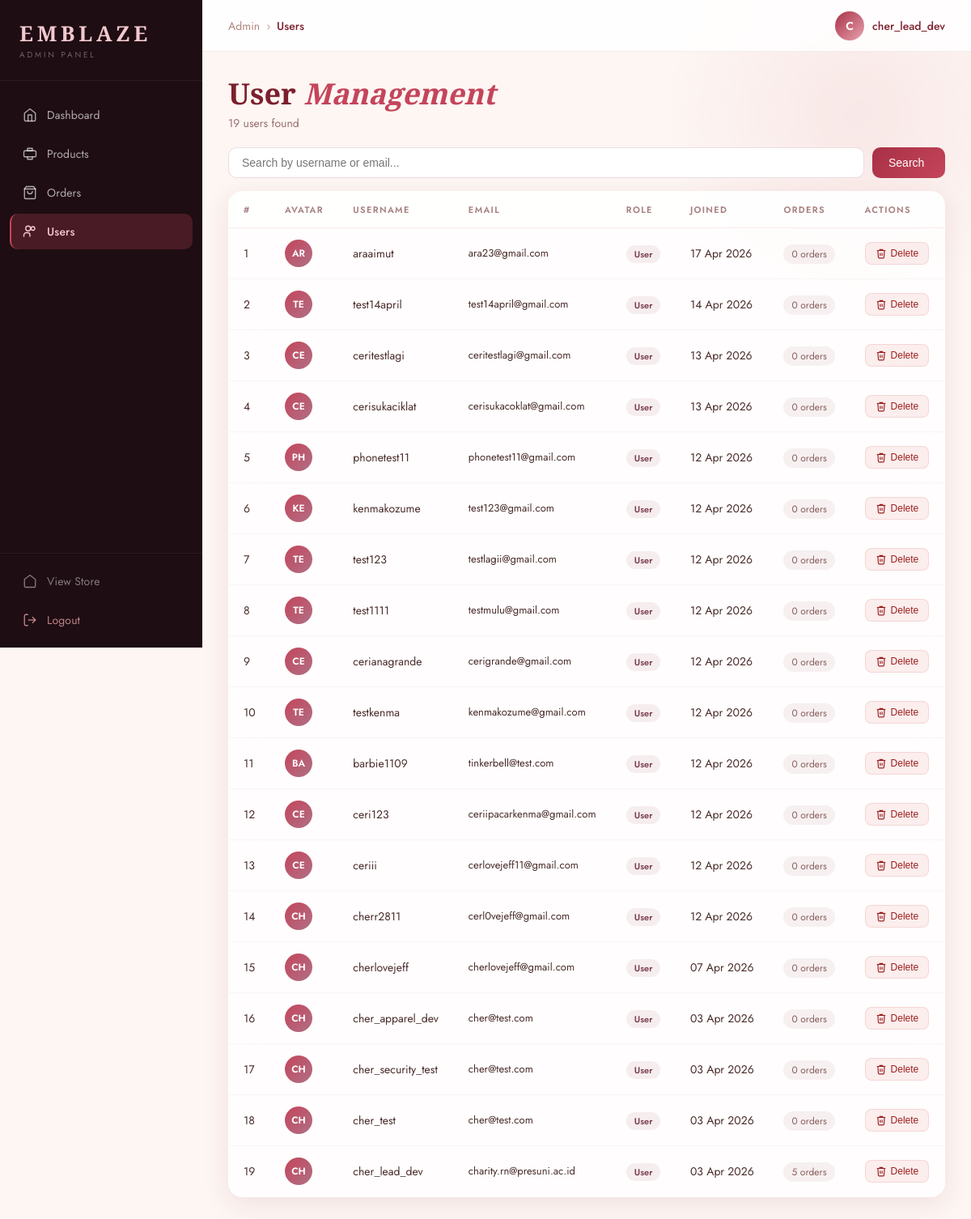
The app's page /frontend/admin/users.php (signed in) with its own data.
### tables this page shows
CREATE TABLE `users` (
  `id` int(11) NOT NULL,
  `username` varchar(50) NOT NULL,
  `password` varchar(255) NOT NULL,
  `email` varchar(100) NOT NULL,
  `created_at` timestamp NOT NULL DEFAULT current_timestamp()
);

### frontend/admin/users.php (the view, shortened to what this page needs)
<?php
include '../../koneksi.php';
$search = trim($_GET['q'] ?? '');
$params = [];
$whereSQL = '';
$stmt = $pdo->prepare("SELECT * FROM users $whereSQL ORDER BY created_at DESC");
$stmt->execute($params);
$users = $stmt->fetchAll(PDO::FETCH_ASSOC);
$totalUsers = count($users);
?>
<!DOCTYPE html>
<html lang="id">
<head>
  <link rel="stylesheet" href="admin.css" />
</head>
<body class="admin-body">
<?php include 'sidebar.php'; ?>
<div class="admin-main">
  <div class="admin-topbar">
    <div class="topbar-left">
      <div class="topbar-breadcrumb">
        <span class="breadcrumb-root">Admin</span>
        <span class="breadcrumb-sep">›</span>
        <span class="breadcrumb-current">Users</span>
      </div>
    </div>
    <div class="topbar-right">
      <div class="admin-avatar-wrap">
        <div class="admin-avatar"><?= strtoupper(substr($_SESSION['admin_name'], 0, 1)) ?></div>
        <span class="admin-name-label"><?= htmlspecialchars($_SESSION['admin_name']) ?></span>
      </div>
    </div>
  </div>
  <div class="page-header">
    <div>
      <h1 class="page-title">User <em>Management</em></h1>
      <p class="page-sub"><?= $totalUsers ?> users found</p>
    </div>
  </div>
  <div class="toolbar-admin">
    <form method="GET" action="users.php" style="display:flex; gap:10px; flex:1">
      <input type="text" name="q" value="<?= htmlspecialchars($search) ?>" class="search-input-admin" placeholder="Search by username or email..." />
      <button type="submit" class="btn-admin-primary" style="min-width:90px">Search</button>
    </form>
  </div>
  <div class="table-card glass-admin">
    <div class="table-wrap">
      <table class="admin-table">
        <thead>
          <tr>
            <th>#</th>
            <th>Avatar</th>
            <th>Username</th>
            <th>Email</th>
            <th>Role</th>
            <th>Joined</th>
            <th>Orders</th>
            <th>Actions</th>
          </tr>
        </thead>
        <tbody>
          <?php if (empty($users)): ?>
            <tr><td colspan="8" class="empty-admin">No users found.</td></tr>
          <?php else: ?>
          <?php foreach ($users as $i => $u):
            $orderCount = $pdo->prepare("SELECT COUNT(*) FROM orders WHERE user_id = ?");
            $orderCount->execute([$u['id']]);
            $oCount = $orderCount->fetchColumn();
          ?>
          <tr>
            <td><?= $i + 1 ?></td>
            <td>
              <div class="user-avatar-mini"><?= strtoupper(substr($u['username'], 0, 2)) ?></div>
            </td>
            <td>
              <div class="user-name-cell"><?= htmlspecialchars($u['username']) ?></div>
            </td>
            <td class="muted-cell"><?= htmlspecialchars($u['email']) ?></td>
            <td>
              <?php if (!empty($u['is_admin']) && $u['is_admin'] == 1): ?>
                <span class="role-badge role-admin">Admin</span>
              <?php else: ?>
                <span class="role-badge role-user">User</span>
              <?php endif; ?>
            </td>
            <td><?= date('d M Y', strtotime($u['created_at'])) ?></td>
            <td>
              <span class="order-count-badge"><?= $oCount ?> orders</span>
            </td>
            <td>
              <?php if (!empty($u['is_admin']) && $u['is_admin'] == 1): ?>
                <span class="muted-cell">— admin —</span>
              <?php else: ?>
                <form method="POST" action="users_action.php" onsubmit="return confirm('Delete user \'<?= addslashes($u['username']) ?>\'? This cannot be undone.')">
                  <button type="submit" class="table-action-btn table-action-delete">
                    <svg width="14" height="14" viewBox="0 0 24 24" fill="none" stroke="currentColor" stroke-width="2"><polyline points="3 6 5 6 21 6"/><path d="M19 6l-1 14a2 2 0 0 1-2 2H8a2 2 0 0 1-2-2L5 6"/><path d="M10 11v6"/><path d="M14 11v6"/><path d="M9 6V4h6v2"/></svg>
                    Delete
                  </button>
                </form>
              <?php endif; ?>
            </td>
          </tr>
          <?php endforeach; ?>
          <?php endif; ?>
        </tbody>
      </table>
    </div>
  </div>
</div>
</body>
</html>

### records on screen
users: username "AR", username "araaimut", email "ara23@gmail.com", created_at "17 Apr 2026", oCount "0"
users: username "TE", username "test14april", email "test14april@gmail.com", created_at "14 Apr 2026", oCount "0"
users: username "CE", username "ceritestlagi", email "ceritestlagi@gmail.com", created_at "13 Apr 2026", oCount "0"
users: username "CE", username "cerisukaciklat", email "cerisukacoklat@gmail.com", created_at "13 Apr 2026", oCount "0"
users: username "PH", username "phonetest11", email "phonetest11@gmail.com", created_at "12 Apr 2026", oCount "0"
users: username "KE", username "kenmakozume", email "test123@gmail.com", created_at "12 Apr 2026", oCount "0"
users: username "TE", username "test123", email "testlagii@gmail.com", created_at "12 Apr 2026", oCount "0"
users: username "TE", username "test1111", email "testmulu@gmail.com", created_at "12 Apr 2026", oCount "0"
users: username "CE", username "cerianagrande", email "cerigrande@gmail.com", created_at "12 Apr 2026", oCount "0"
users: username "TE", username "testkenma", email "kenmakozume@gmail.com", created_at "12 Apr 2026", oCount "0"
users: username "BA", username "barbie1109", email "tinkerbell@test.com", created_at "12 Apr 2026", oCount "0"
users: username "CE", username "ceri123", email "ceriipacarkenma@gmail.com", created_at "12 Apr 2026", oCount "0"
users: username "CE", username "ceriii", email "cerlovejeff11@gmail.com", created_at "12 Apr 2026", oCount "0"
users: username "CH", username "cherr2811", email "cerl0vejeff@gmail.com", created_at "12 Apr 2026", oCount "0"
users: username "CH", username "cherlovejeff", email "cherlovejeff@gmail.com", created_at "07 Apr 2026", oCount "0"
users: username "CH", username "cher_apparel_dev", email "cher@test.com", created_at "03 Apr 2026", oCount "0"
users: username "CH", username "cher_security_test", email "cher@test.com", created_at "03 Apr 2026", oCount "0"
users: username "CH", username "cher_test", email "cher@test.com", created_at "03 Apr 2026", oCount "0"
users: username "CH", username "cher_lead_dev", email "charity.rn@presuni.ac.id", created_at "03 Apr 2026", oCount "5"

### other values on screen
$item['label'] "Dashboard"
$item['label'] "Products"
$item['label'] "Orders"
$item['label'] "Users"
substr($_SESSION['admin_name'], 0, 1) "C"
$_SESSION['admin_name'] "cher_lead_dev"
$totalUsers "19"
